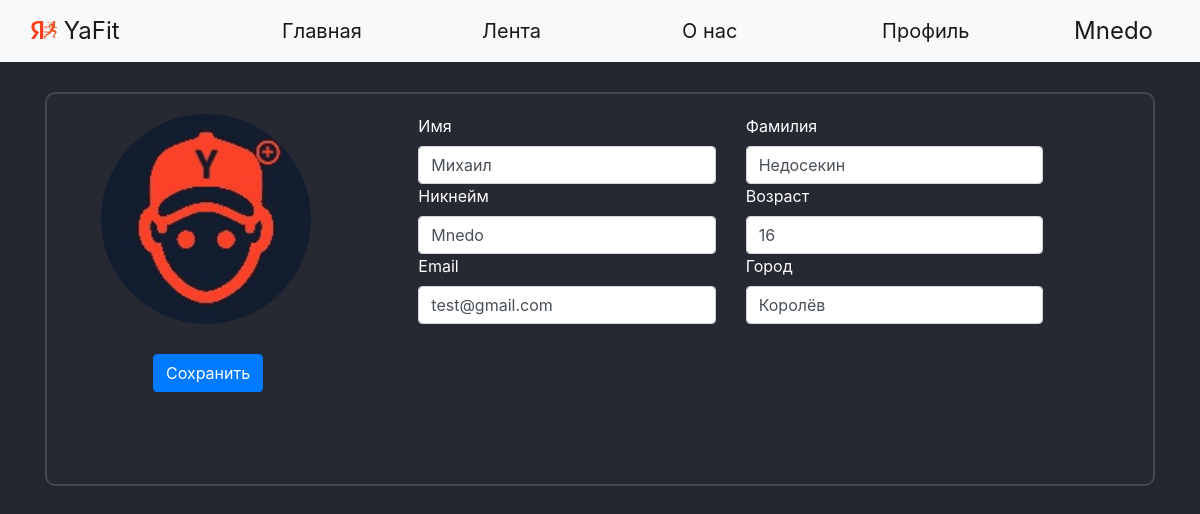
Page /office (signed in) on the committed database.
### data/users.py (models this page shows, shortened)
class User(SqlAlchemyBase, UserMixin, SerializerMixin):
    __tablename__ = 'users'
    id = sqlalchemy.Column(sqlalchemy.Integer,
                           primary_key=True, autoincrement=True)
    name = sqlalchemy.Column(sqlalchemy.String)
    surname = sqlalchemy.Column(sqlalchemy.String)
    nickname = sqlalchemy.Column(sqlalchemy.String)
    age = sqlalchemy.Column(sqlalchemy.Integer)
    status = sqlalchemy.Column(sqlalchemy.String)
    about = sqlalchemy.Column(sqlalchemy.String)
    email = sqlalchemy.Column(sqlalchemy.String, unique=True)
    hashed_password = sqlalchemy.Column(sqlalchemy.String)
    modified_date = sqlalchemy.Column(sqlalchemy.DateTime, default=datetime.datetime.now)
    city_from = sqlalchemy.Column(sqlalchemy.String)
    habit = sqlalchemy.Column(sqlalchemy.String)  # id_1;id_2
    habits = orm.relation("Habits", back_populates='user')
    news = orm.relation("News", back_populates='user')
    comments = orm.relation("Comments", back_populates='user')

### main.py (the view, shortened to what this page needs)
@app.route("/office", methods=['GET', 'POST'])
@login_required
def my_office():
    form = OfficeForm()
    pathu = ''
    if request.method == "GET":
        db_sess = db_session.create_session()
        user = db_sess.query(User).filter(User.id == current_user.id).first()
        if user:
            form.name.data = user.name
            form.surname.data = user.surname
            form.nickname.data = user.nickname
            form.age.data = user.age
            form.status.data = user.status
            form.email.data = user.email
            form.city_from.data = user.city_from
        else:
            abort(404)
    for images in os.listdir('static/img/users_photo'):
        if images.split('.')[0] == current_user.nickname:
            pathu = 'static/img/users_photo/' + images
    if pathu == '':
        pathu = 'static/img/users_photo/default.jpg'
    db_sess = db_session.create_session()
    habits = db_sess.query(Habits).filter(Habits.creator == current_user.id).all()
    user_habits = []
    for habit in habits:
        user_habits.append({
            'id': habit.id,
            'type': habit.type,
            'period': habit.period,
            'about_link': habit.about_link,
            'count': habit.count,
            'reposts': habit.reposts,
            'creator': db_sess.query(User).filter(User.id == habit.creator).first().nickname,
        })
    unews = db_sess.query(News).filter(User.id == current_user.id).all()
    users_news = []
    for news in unews:
        path = ''
        creator_nickname = (db_sess.query(User).filter(User.id == news.user_id).first()).nickname
        for images in os.listdir('static/img/users_photo'):
            if images.split('.')[0] == creator_nickname:
                path = 'static/img/users_photo/' + images
        if path == '':
            path = 'static/img/users_photo/default.jpg'
        comments = []
        if news.comms:
            if ';' in news.comms:
                for com_id in news.comms.split(';'):
                    comments.append(db_sess.query(Comments).filter(Comments.id == com_id).first())
            elif len(news.comms) == 1:
                com_id = news.comms
                comments = [db_sess.query(Comments).filter(Comments.id == com_id).first()]
        else:
            comments = []
        if len(comments) > 1:
            comments = sorted(comments, key=lambda x: x.created_date)
        comments_main = []
        for com in comments:
            comentor_nickname = db_sess.query(User).filter(User.id == com.user_id).first().nickname
            comments_main.append({'id': com.id,
                                  'content': com.content,
                                  'created_date': com.created_date.strftime("%A %d %B %Y"),
                                  'creator': comentor_nickname})
        comments = comments_main
        users_news.append({'id': news.id,
                           'title': news.title,
                           'content': news.content,
                           'created_date': news.created_date.strftime("%A %d %B %Y"),
                           'comms': comments,
                           'creator': creator_nickname,
                           'path': path})
    return render_template('office.html',
                           form=form, path=pathu, random_id=random.randint(1, 2 ** 16), user_habits=user_habits,
                           users_news=users_news)

### forms/Office.py
class OfficeForm(FlaskForm):
    name = StringField('Имя', validators=[DataRequired()])
    submit = SubmitField('Сохранить')
    surname = StringField('Фамилия')
    nickname = StringField('Никнейм')
    age = StringField('Возраст')
    status = StringField('Статус')
    about = TextAreaField('Немного обо мне')
    email = StringField('Email')
    hashed_password = PasswordField('Пароль')
    city_from = StringField('Город')

### data/db_session.py (called while the page is built)
def create_session() -> Session:
    global __factory
    return __factory()

### main.py (called while the page is built)
@login_manager.user_loader
def load_user(user_id):
    db_sess = db_session.create_session()
    return db_sess.query(User).get(user_id)

### templates/office.html (shortened to what this page needs)
{% extends "base.html" %}
{% block content %}
<body>
<form action="" method="post" enctype="multipart/form-data" accept="image/jpeg">
    <div class="page_border">
        <div class="vertical-menu" style="width: 18rem;" id="info">
            <div class="container px-4" style="width: 1000px !important;">
                <div class="row gx-5">
                    <div class="col" style="width: 300px !important;">
                        <div><p><label><img src={{path}}?dummy={{random_id}} class="round_office"
                                            align="left" width="150" height="150"/>
                        </label></div>
                        <div style="margin-left: 62px;">{{ form.submit(type="submit", class="btn btn-primary")}}</div>
                    </div>
                    <div class="col" style="width: 300px !important;">
                        <div>{{ form.name.label }}</div>
                        <div>{{ form.name(class="form-control" ) }}</div>
                        <div>{{ form.nickname.label }}</div>
                        <div>{{ form.nickname(class="form-control" ) }}</div>
                        <div>{{ form.email.label }}</div>
                        <div>{{ form.email(class="form-control" ) }}</div>
                    </div>
                    <div class="col" style="width: 300px !important;">
                        <div>{{ form.surname.label }}</div>
                        <div>{{ form.surname(class="form-control" ) }}</div>
                        <div>{{ form.age.label }}</div>
                        <div>{{ form.age(class="form-control" ) }}</div>
                        <div>{{ form.city_from.label }}</div>
                        <div>{{ form.city_from(class="form-control" ) }}</div>
                    </div>
                </div>
            </div>
        </div>
    </div>
</form>
</body>
{% endblock %}

### templates/base.html (shortened to what this page needs)
<!doctype html>
<html lang="en">
<head>
    <link rel="stylesheet" href="/static/css/style.css?random()">
    <link rel="stylesheet"
          href="https://stackpath.bootstrapcdn.com/bootstrap/4.4.1/css/bootstrap.min.css"
>
</head>
<body>
<header>
    <nav class="navbar navbar-expand-lg navbar-light bg-light">
        <div class="container-fluid">
            <a class="navbar-brand" style="width: 250px;" href="/">
                <img src="/static/img/YaFit_logo.png" alt="" width="26" height="18"
                     class="d-inline-block text-align-center" style="margin-bottom:5px;">
                YaFit
            </a>
            <div class="collapse navbar-collapse">
                <ul class="mx-auto navbar-nav">
                    <li class="nav-item">
                        <a class="nav-link active" style="width: 200px;" aria-current="page" href="/">Главная</a>
                    </li>
                    <li class="nav-item">
                        <a class="nav-link active" style="width: 200px;" href="/news">Лента</a>
                    </li>
                    <li class="nav-item">
                        <a class="nav-link active" style="width: 200px;" href="/info">О нас</a>
                    </li>
                    <li class="nav-item">
                        <a class="nav-link active" style="width: 200px;" href="/office">Профиль</a>
                </ul>
                {% if current_user.is_authenticated %}
                <a class="navbar-brand" href="/logout">{{current_user.nickname}}</a>
                {% else %}
                <p>
                    <a class="btn btn-primary " href="/register">Зарегистрироваться</a>
                    <a class="btn btn-success" href="/login">Войти</a>
                </p>
                {% endif %}
            </div>
        </div>
    </nav>
</header>
<main role="main" class="container">
    {% block content %}{% endblock %}
</main>
</body>
</html>

### static/css/style.css (style rules this page uses)
body { background-color: #24262f !important; color: white; }
.nav-item { color: black; font-weight: 400; font-size: 20px !important; }
.navbar-brand { font-size: 24px !important; }
.page_border { background-color: #272932 !important; color: white !important; border: 2px solid #45464F; border-radius: 10px; padding: 20px !important; margin: 0 auto; margin-top: 30px; }
.round_office { margin-left:10px; margin-right:10px; width: 210px !important; height: 210px !important; border-radius: 210px !important; }
.vertical-menu { width: 300px; height: 350px; }

### rows in the picture
User: nickname "Mnedo", name "Михаил", email "test@gmail.com", surname "Недосекин", age "16", city_from "Королёв"
